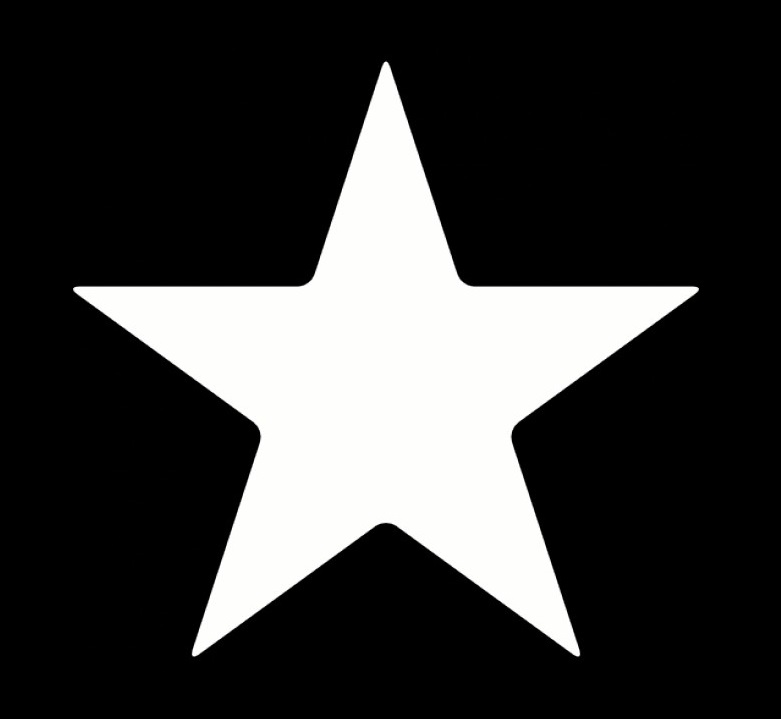
#> input picture image_외곽선(컨투어) 근사화/star.jpg, 781 x 719 px
$ python 'Contour_근사화.py'   (older library calls are emulated)
#> lines starting #> are read from the running program, lines starting #| are printed output that depends on the picture; after the words box and inside, x2 and y2 are one past the last pixel; in counts of white or black regions, pixels touching at a corner belong together
# 블록성 결함. (Convexity Defects) : Contour 라인에서 블록체가 되지 못하게 오목하게 들어간 부분.

import cv2
import numpy as np

img = cv2.imread('star.jpg')                                # 이미지 불러오기
#> img is the input picture: shape (719, 781, 3); mean B, G, R 56.9, 57.3, 57.3
imgray = cv2.cvtColor(img, cv2.COLOR_BGR2GRAY)              # 이미지 그레이 전환

ret, thresh = cv2.threshold(imgray, 120, 255, 0)                                                # 흑과 백으로
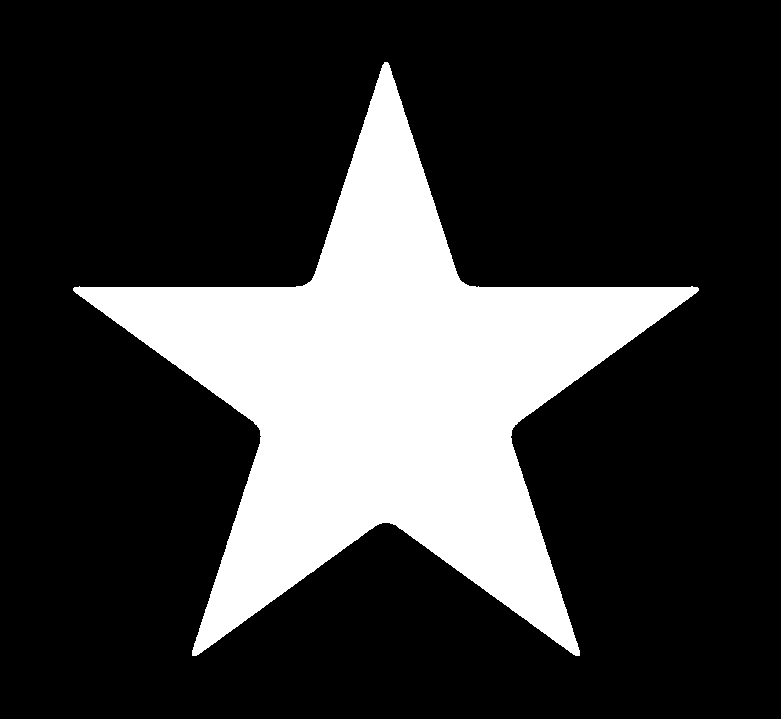
#> thresh: shape (719, 781); 22.5% white; 1 white region
image, contours, hierarchy = cv2.findContours(thresh, cv2.RETR_TREE, cv2.CHAIN_APPROX_SIMPLE)   # contour를 찾아냄.(좌표)
#> contours = 1 contour; box (x1, y1, x2, y2) and area: (73, 62, 699, 656) 125480

cv2.drawContours(img, contours, -1, (0, 255, 0), 2)     #   contour 외곽선을 그림, 초록색 두께2로...
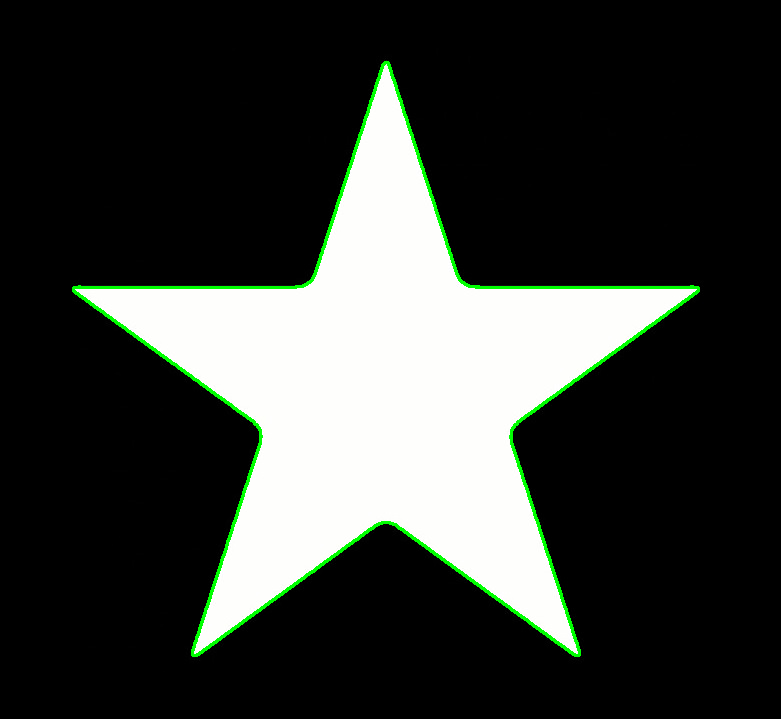
#> img: shape (719, 781, 3); 1.44% of pixels changed, all inside (x1, y1, x2, y2) = (72, 61, 700, 657)
cnt = contours[0]                                       #   cnt 에 Contour[0] 의 2차원 좌표를 넣음.
#> cnt = contour of 1028 points, box (x1, y1, x2, y2) (73, 62, 699, 656), area 125480


hull = cv2.convexHull(cnt, returnPoints=False)  #   False로 하면 그릴때 썼던 좌표가 아니고, **인덱스만 얻음. (Convex한 모양을 같느냐, 벗어났느냐)
#> hull = [1027, 866, 865, 864, 616, 405, 158, 157, 156, 0]

defects = cv2.convexityDefects(cnt, hull)   #
#> defects = [[0, 156, 144, 34302], [158, 405, 265, 34405], [405, 616, 511, 34048], [616, 864, 757, 34405], [866, 1027, 882, 34302]]

for i in range(defects.shape[0]):
    s, e, f, d = defects[i, 0]          # s : start점과 end점 far 거리가 얼마나 되는가 오목한 점.
    start = tuple(cnt[s][0])            # 반환된 s인덱스
    end = tuple(cnt[e][0])              # 반환된 e인덱스
    far = tuple(cnt[f][0])              # 반환된 f인덱스
    cv2.line(img, start, end, [255, 0, 0], 2)
    cv2.circle(img, far, 5, [0, 0, 255], -1)
#> this loop made 5 passes
#> (s, e, f, d, start, end, far) on passes 1 to 5: (0, 156, 144, 34302, (384, 62), (74, 287), (309, 282)), (158, 405, 265, 34405, (73, 290), (192, 655), (260, 430)), (405, 616, 511, 34048, (192, 655), (579, 655), (382, 522)), (616, 864, 757, 34405, (579, 655), (698, 290), (511, 430)), (866, 1027, 882, 34302, (697, 287), (387, 62), (462, 282))
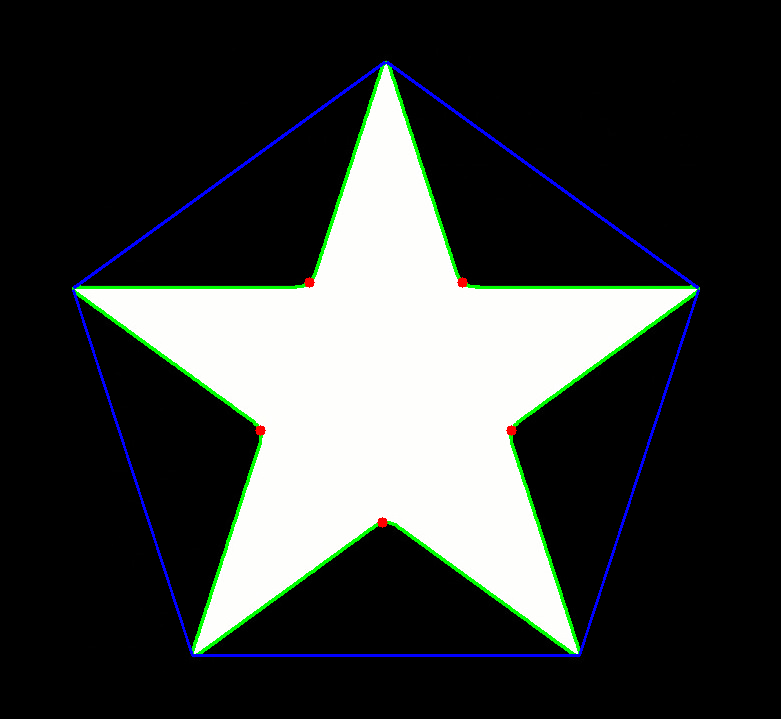
#> img: shape (719, 781, 3); 1.11% of pixels changed, all inside (x1, y1, x2, y2) = (72, 61, 700, 657)

cv2.imshow('img', img)

cv2.waitKey(0)
cv2.destroyAllWindows()
